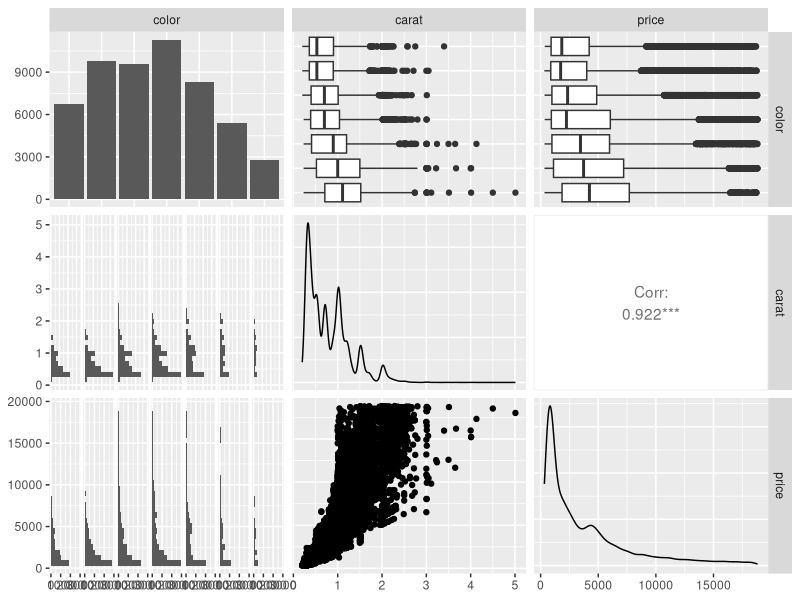

Source code (R):
library(GGally)
library(ggplot2)
data(midwest)
data(diamonds)



# 1. Professional Employment by State
q1 <- function() {
  # Using Interpretation A from Piazza
  
  # Get number of professionals in each county from percprof and population of adults
  midwest$proftotal = (midwest$percprof / 100) * midwest$popadults
  
  # Group by state, summing the number of professionals and population of adults from each county
  agg_by_state <- aggregate(midwest[c('proftotal', 'popadults')], by=list(state=midwest$state), "sum")
  
  # Calculate the percentage of adults in each state with professional employment
  agg_by_state$percprof_state = 100 * agg_by_state$proftotal / agg_by_state$popadults
  
  print(agg_by_state)
  
  # Plot percentage of adults with professional employment for each state
  ggplot(data=agg_by_state, aes(x=state, y=percprof_state)) +
    geom_bar(stat="identity") +
    ylab('% of state adult population w/ professional employment')
}



# 2. School and College Education by State
q2 <- function() {

  # Plot perchsd against percollege to visualize correlation
  qplot(data=midwest, x=perchsd, y=percollege, color=state)
  
  # Plot perchsd and percollege grouped by state to show distribution of values
  ggplot(midwest,aes(
    reorder(state,-perchsd,median),perchsd)) + #reorder function reorders the classes in
    #order of increasing highway mpg (using the median)
    geom_boxplot() + #adds the boxplot geometry
    coord_flip() + #this makes the box plot lie on its side
    #(as opposed to the default, which is standing up)
    scale_x_discrete("state") #this is required if we want to make the box lying down;
  
  # Plot perchsd and percollege grouped by state to show distribution of values
  ggplot(midwest,aes(
    reorder(state,-percollege,median),percollege)) + #reorder function reorders the classes in
    #order of increasing highway mpg (using the median)
    geom_boxplot() + #adds the boxplot geometry
    coord_flip() + #this makes the box plot lie on its side
    #(as opposed to the default, which is standing up)
    scale_x_discrete("state") #this is required if we want to make the box lying down;
  
  # Calculate correlation coefficient
  cor(midwest$perchsd, midwest$percollege)
  
  # Calculate percentage of adults in each state with a high school diploma. Do the same for college diploma.
  
  midwest$hsdtotal = (midwest$perchsd / 100) * midwest$popadults
  midwest$collegetotal = (midwest$percollege / 100) * midwest$popadults
  agg_by_state <- aggregate(midwest[c('hsdtotal', 'collegetotal', 'popadults')], by=list(state=midwest$state), "sum")
  agg_by_state$perchsd_state = 100 * agg_by_state$hsdtotal / agg_by_state$popadults
  agg_by_state$percollege_state = 100 * agg_by_state$collegetotal / agg_by_state$popadults
  
  print(agg_by_state)
  
  # Plot perchsd_state and percollege_state to compare
  ggplot(data=agg_by_state, aes(reorder(state,-perchsd_state,median), perchsd_state)) +
    geom_bar(stat="identity") +
    xlab('state') +
    ylab('% of state adult population w/ high school diploma')
  
  ggplot(data=agg_by_state, aes(reorder(state,-percollege_state,median), percollege_state)) +
    geom_bar(stat="identity") +
    xlab('state') +
    ylab('% of state adult population w/ college diploma')
}



# 3. Comparison of Visualization Techniques
q3 <- function() {
  # Plot normal distribution with different sample sizes
  par(mfrow=c(1,2))
  boxplot(c(0,1,2,3,4,5,6,7,8,9, 20))
  boxplot(c(0,1,1,1,4,4,6,7,8,9, 21))
}



# 4. Random Scatterplots
get_sizes <- function(n, suffix) {
  d1 <- runif(n)
  d2 <- runif(n)
  p <- qplot(d1, d2)
  path <- sprintf("/tmp/plot.%s", suffix)
  ggsave(path, plot=p)
  return(file.size(path))
}

q4_run_experiments <- function() {
  dev.off()
  df <- data.frame(n=seq(1000, 50000, by = 1000))
  for (suffix in c('ps', 'pdf', 'jpeg', 'png')) {
    df[suffix] <- sapply(df$n, get_sizes, suffix=suffix)
  }
  dev.new()
  return(df)
}

q4_plot <- function(df) {
  par(mfrow=c(2,1))
  plot(runif(100), runif(100))
  plot(runif(1000), runif(1000))
  
  par(mfrow=c(1,1))
  # par(mfrow=c(2,1))
  # plot(df$n, df$jpeg, ylim=c(4000, 2000000), log="xy", type="o", col="red", xlab="Sample Size", ylab="File Size", main="Filesize by sample size (log-log scale)")
  # lines(x=df$n, y=df$png, type='o', col="blue")
  # lines(x=df$n, y=df$pdf, type='o', col="green")
  # lines(x=df$n, y=df$ps, type='o', col="black")
  # legend(10000, 50000, legend=c('jpeg', 'png', 'ps', 'pdf'),
  #        col=c("red", "blue", "black", "green"), lty=1:2, cex=0.8)
  # 
  # plot(df$n, df$jpeg, ylim=c(4000, 2000000), log="y", type="o", col="red", xlab="Sample Size", ylab="File Size", main="Filesize by sample size (log-linear scale)")
  # lines(x=df$n, y=df$png, type='o', col="blue")
  # lines(x=df$n, y=df$pdf, type='o', col="green")
  # lines(x=df$n, y=df$ps, type='o', col="black")
  # legend(20000, 50000, legend=c('jpeg', 'png', 'ps', 'pdf'),
  #        col=c("red", "blue", "black", "green"), lty=1:2, cex=0.8)

  plot(df$n, df$jpeg, ylim=c(5550, 1300000), type="o", col="red", xlab="Sample Size", ylab="File Size", main="Filesize by sample size")
  lines(x=df$n, y=df$png, type='o', col="blue")
  lines(x=df$n, y=df$pdf, type='o', col="green")
  lines(x=df$n, y=df$ps, type='o', col="black")
  legend(1, 1300000, legend=c('jpeg', 'png', 'ps', 'pdf'),
         col=c("red", "blue", "black", "green"), lty=1:2, cex=0.8)
  
  # for (suffix in c('pdf', 'jpeg', 'png')) {
  #   lines(df$n, df[suffix], type='o')
  # }
}


# 5. Diamonds
q5 <- function() {
  df <- diamonds[c('color', 'carat', 'price')]
  ggpairs(df)  
}



# Main
# q1()
# q2()
# q3()
# df <- q4_run_experiments()
# q4_plot(df)
q5()